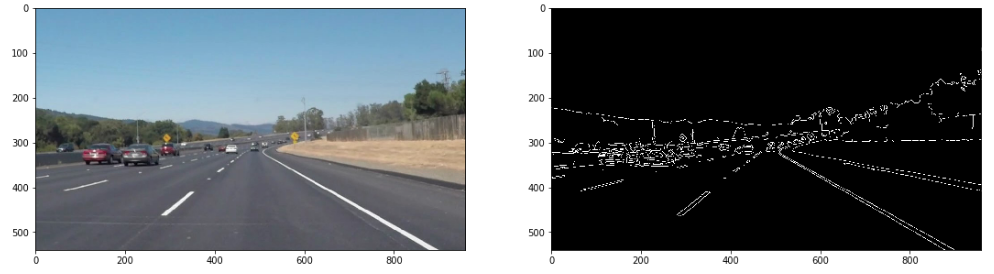
#> input picture Writeup_IV/WI_SolidWhiteCurve1.png, 994 x 274 px, given in place of swr_frame0.jpg, which was not available
$ jupyter execute --allow-errors solidWhiteRight-mp4.ipynb
#> lines starting #> are read from the running program, lines starting #| are printed output that depends on the picture; pictures that were not available may be replaced by others from this repository, and a replacement may not be noted
[cell 1]
# CAPTURE/EXTRACT STATIC FRAMES FROM VIDEO

#doing all the relevant imports
import matplotlib.pyplot as plt
import matplotlib.image as mpimg
import numpy as np
import cv2
import itertools as it

from collections import deque

# [10 lines of commented-out code are left out]

[cell 2]
# CANNY EDGE DETECTION FUNCTION
def my_ced(jpg_image):

    # Read in the image and convert to grayscale
#> called with jpg_image = 'swr_frame0.jpg'
    image = mpimg.imread(jpg_image)
#> image is the input picture: shape (274, 994, 4) float32; mean R, G, B, A 0.412, 0.438, 0.456, 1
    gray = cv2.cvtColor(image, cv2.COLOR_RGB2GRAY)
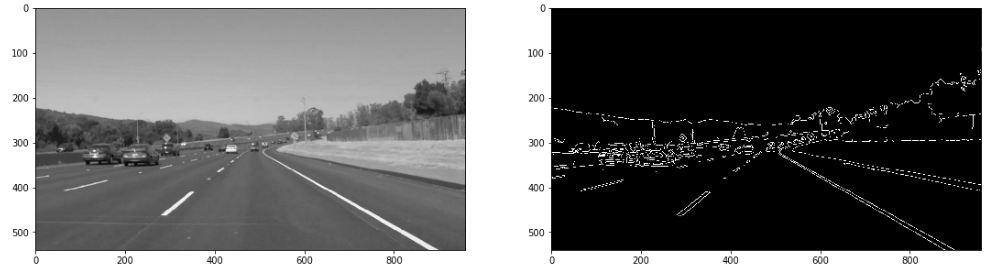
#> gray: shape (274, 994) float32; min 0, max 1, mean 0.432

    # Define a kernel size for Gaussian smoothing / blurring
    # Note: this step is optional as cv2.Canny() applies a 5x5 Gaussian internally
    kernel_size = 3
    blur_gray = cv2.GaussianBlur(gray,(kernel_size, kernel_size), 0)
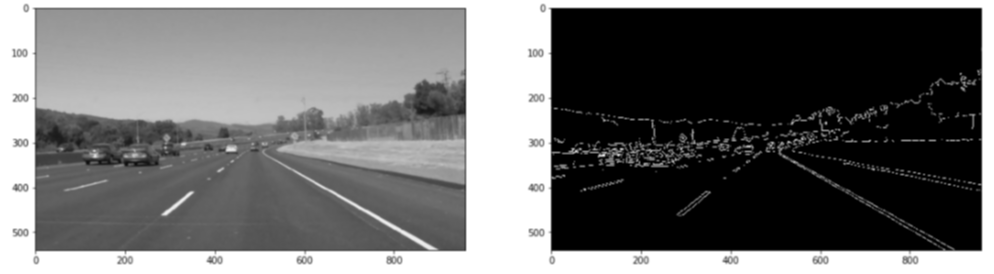
#> blur_gray: shape (274, 994) float32; min 0, max 1, mean 0.432

    # Define parameters for Canny and run it
    # NOTE: if you try running this code you might want to change these!
    low_threshold = 50
    high_threshold = 150
    edges = cv2.Canny(blur_gray, low_threshold, high_threshold)

    # Display the image
    fig = plt.figure()
    fig.set_size_inches(18.5, 10.5)
    ax1 = fig.add_subplot(1,2,1)
    ax1.imshow(image)
    ax2 = fig.add_subplot(1,2,2)
    ax2.imshow(edges, cmap='Greys_r')
    print('Canny Edge Detection:' + jpg_image)
    plt.show()
    return edges

$ run again, on Writeup_IV/WI_SolidWhiteCurve3.png
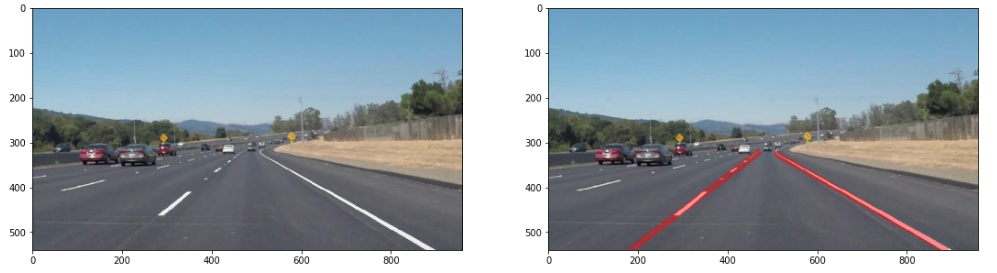
#> input picture Writeup_IV/WI_SolidWhiteCurve3.png, 997 x 273 px, given in place of swr_frame0.jpg, which was not available
#> in my_ced, image is the input picture: shape (273, 997, 4) float32; mean R, G, B, A 0.58, 0.628, 0.663, 1
#> in my_ced, `gray = cv2.cvtColor(image, cv2.COLOR_RGB2GRAY)`:
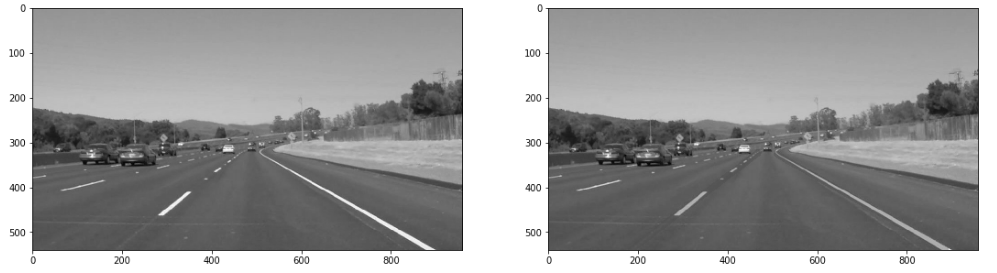
#> gray: shape (273, 997) float32; min 0.0231, max 1, mean 0.617
